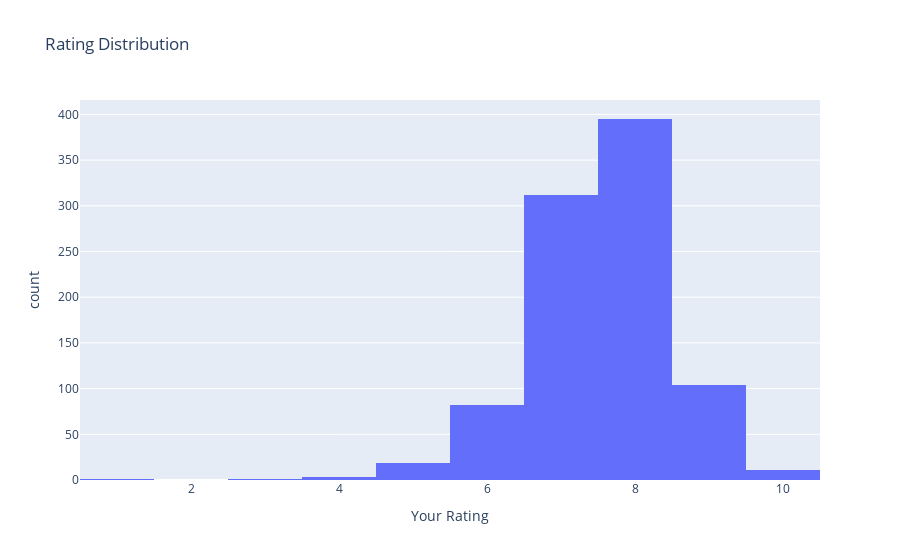

Notebook cell for this chart:
### Code cell
fig = px.histogram(df, x='Your Rating', nbins=10, title='Rating Distribution')
fig.show()

### Figure 1 — Plotly figure (JSON) as saved in the notebook; plotly's stock layout.template omitted (floating-point values rounded to 4 significant figures; data arrays with more than 128 entries replaced by an {"elided": "..."} marker saying what was removed)
{"data": [{"alignmentgroup": "True", "bingroup": "x", "hovertemplate": "Your Rating=%{x}<br>count=%{y}<extra></extra>", "legendgroup": "", "marker": {"color": "#636efa", "pattern": {"shape": ""}}, "name": "", "nbinsx": 10, "offsetgroup": "", "orientation": "v", "showlegend": false, "type": "histogram", "x": {"elided": "928 int values"}, "xaxis": "x", "yaxis": "y"}], "layout": {"autosize": true, "barmode": "relative", "legend": {"tracegroupgap": 0}, "title": {"text": "Rating Distribution"}, "xaxis": {"anchor": "y", "autorange": true, "domain": [0, 1], "range": [0.5, 10.5], "title": {"text": "Your Rating"}, "type": "linear"}, "yaxis": {"anchor": "x", "autorange": true, "domain": [0, 1], "range": [0, 415.8], "title": {"text": "count"}}}}
